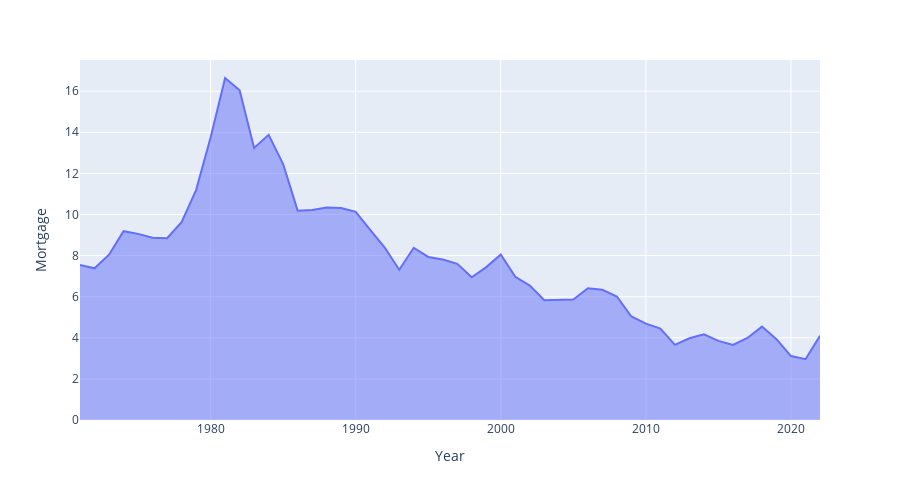

The notebook cell this image was saved under:
### Code cell
import plotly.express as px
fig = px.area(df.dropna(), x='Year', y='Mortgage',
             hover_data=['Mortgage', 'Year'],
             labels={'Mortgage'}, height=500)

fig.show()

### Figure 1 — Plotly figure (JSON) as saved in the notebook; plotly's stock layout.template omitted (floating-point values rounded to 4 significant figures)
{"data": [{"hovertemplate": "Year=%{x}<br>Mortgage=%{y}<extra></extra>", "legendgroup": "", "line": {"color": "#636efa"}, "marker": {"symbol": "circle"}, "mode": "lines", "name": "", "orientation": "v", "showlegend": false, "stackgroup": "1", "type": "scatter", "x": [1971, 1972, 1973, 1974, 1975, 1976, 1977, 1978, 1979, 1980, 1981, 1982, 1983, 1984, 1985, 1986, 1987, 1988, 1989, 1990, 1991, 1992, 1993, 1994, 1995, 1996, 1997, 1998, 1999, 2000, 2001, 2002, 2003, 2004, 2005, 2006, 2007, 2008, 2009, 2010, 2011, 2012, 2013, 2014, 2015, 2016, 2017, 2018, 2019, 2020, 2021, 2022], "xaxis": "x", "y": [7.542, 7.382, 8.045, 9.187, 9.057, 8.87, 8.844, 9.63, 11.19, 13.74, 16.64, 16.04, 13.24, 13.88, 12.46, 10.19, 10.21, 10.34, 10.32, 10.13, 9.247, 8.39, 7.315, 8.381, 7.935, 7.806, 7.599, 6.944, 7.44, 8.053, 6.968, 6.537, 5.827, 5.839, 5.867, 6.413, 6.337, 6.008, 5.037, 4.69, 4.448, 3.658, 3.976, 4.169, 3.851, 3.654, 3.99, 4.545, 3.936, 3.112, 2.958, 4.095], "yaxis": "y"}], "layout": {"height": 500, "legend": {"tracegroupgap": 0}, "margin": {"t": 60}, "xaxis": {"anchor": "y", "domain": [0, 1], "title": {"text": "Year"}}, "yaxis": {"anchor": "x", "domain": [0, 1], "title": {"text": "Mortgage"}}}}
